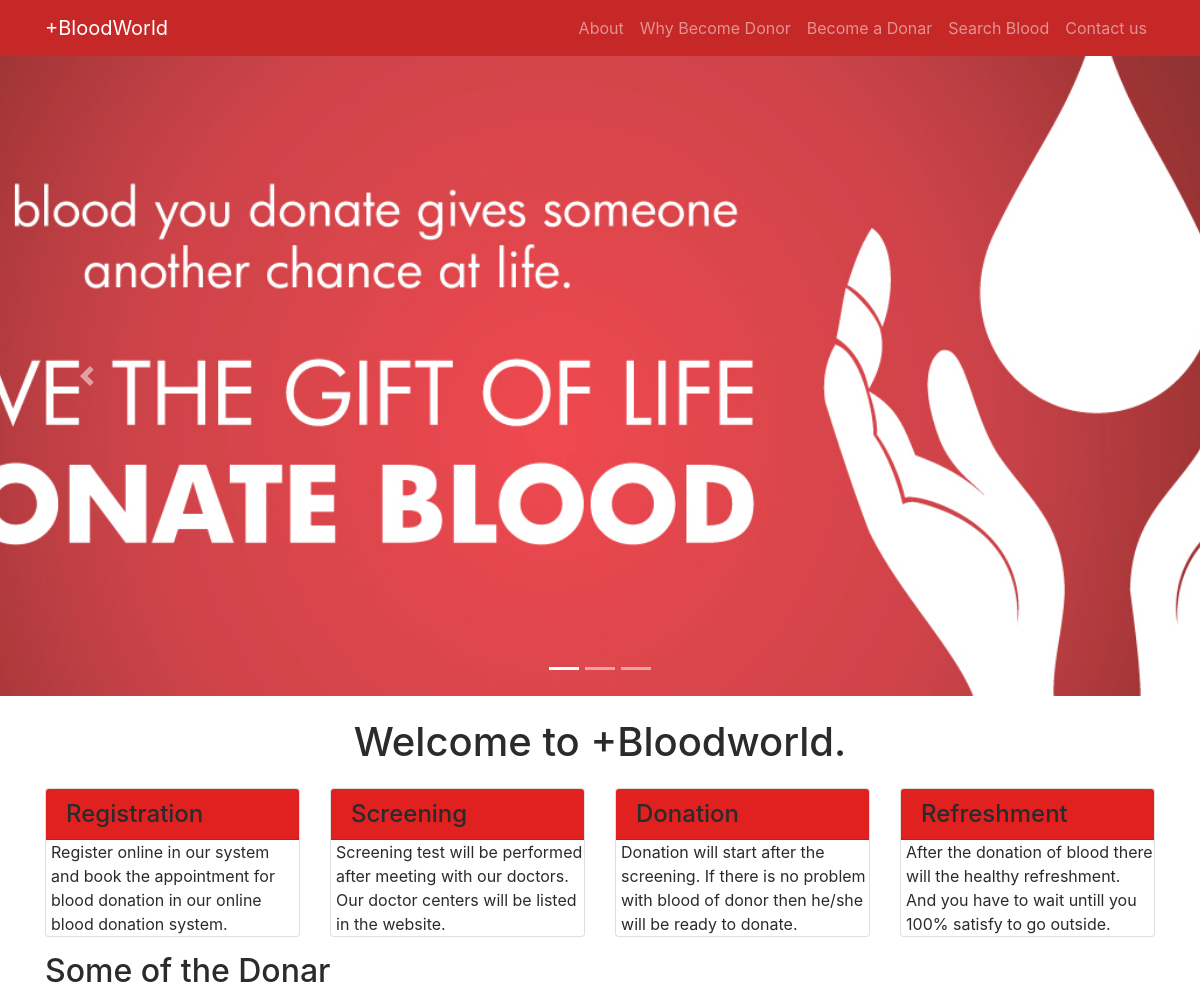
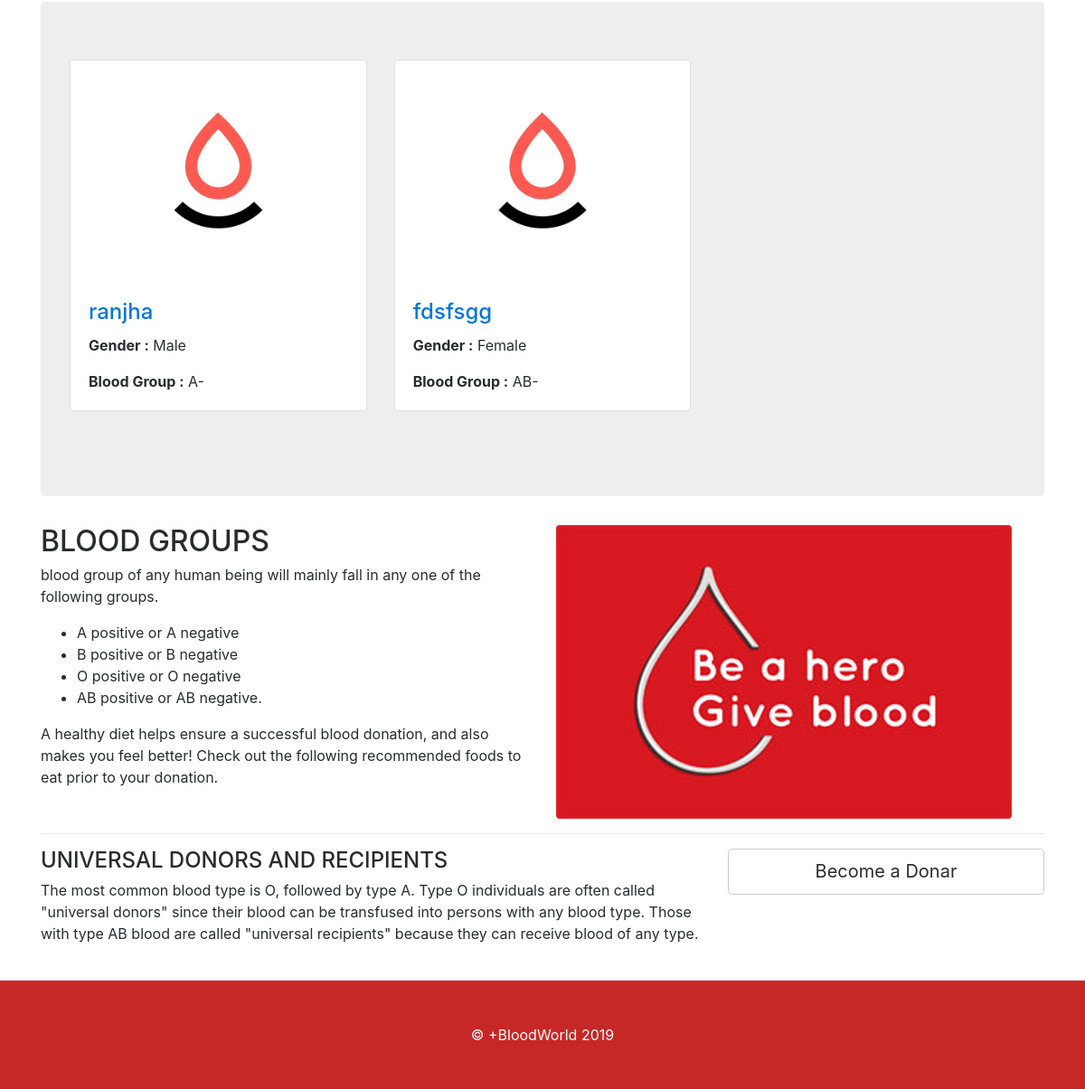
The page / on the database its author committed (2 pictures, top to bottom).
### tables this page shows
CREATE TABLE `tblblooddonars` (
  `id` int(11) NOT NULL,
  `FullName` varchar(100) DEFAULT NULL,
  `MobileNumber` char(11) DEFAULT NULL,
  `EmailId` varchar(100) DEFAULT NULL,
  `Gender` varchar(20) DEFAULT NULL,
  `Age` int(11) DEFAULT NULL,
  `BloodGroup` varchar(20) DEFAULT NULL,
  `Address` varchar(255) DEFAULT NULL,
  `Message` mediumtext,
  `PostingDate` timestamp NOT NULL DEFAULT CURRENT_TIMESTAMP,
  `status` int(1) DEFAULT NULL
);

### index.php (the view, shortened to what this page needs)
<?php
include('includes/config.php');
?>
<!DOCTYPE html>
<html lang="en">
<head>
    <link href="vendor/bootstrap/css/bootstrap.min.css" rel="stylesheet">
    <link href="vendor/font-awesome/css/font-awesome.min.css" rel="stylesheet" type="text/css">
    <link href="css/modern-business.css" rel="stylesheet">
</head>
<body>
<?php include('includes/header.php');?>
<?php include('includes/slider.php');?>
    <div class="container">
<h1 class="my-4"><center>Welcome to +Bloodworld.</center></h1>
        <div class="row">
            <div class="col-lg-3 mb-3">
                <div class="card">
                    <h4 class="card-header">Registration</h4>
                        <p class="card-text" style="padding-left:2%">Register online in our system and book the appointment for blood donation in our online blood donation system. </p>
                </div>
            </div>
            <div class="col-lg-3 mb-3">
                <div class="card">
                    <h4 class="card-header">Screening</h4>
                        <p class="card-text" style="padding-left:2%">Screening test will be performed after meeting with our doctors. Our doctor centers will be listed in the website. </p>
                </div>
            </div>
            <div class="col-lg-3 mb-3">
                <div class="card">
                    <h4 class="card-header">Donation</h4>
                        <p class="card-text" style="padding-left:2%">Donation will start after the screening. If there is no problem with blood of donor then he/she will be ready to donate.</p>
                </div>
            </div>
            <div class="col-lg-3 mb-3">
                <div class="card">
                    <h4 class="card-header">Refreshment</h4>
                        <p class="card-text" style="padding-left:2%">After the donation of blood there will the healthy refreshment. And you have to wait untill you 100% satisfy to go outside. </p>
                </div>
            </div>
        </div>
        <h2>Some of the Donar</h2>
    <div class="jumbotron">
        <div class="row">
<?php
$status=1;
$sql = "SELECT * from tblblooddonars where status=:status order by rand() limit 6";
$query = $dbh -> prepare($sql);
$query->bindParam(':status',$status,PDO::PARAM_STR);
$query->execute();
$results=$query->fetchAll(PDO::FETCH_OBJ);
if($query->rowCount() > 0)
{
foreach($results as $result)
{ ?>
            <div class="col-lg-4 col-sm-6 portfolio-item">
                <div class="card h-100">
                    <a href="#"><img class="card-img-top img-fluid" src="images/blood-donor.jpg" alt="" ></a>
                    <div class="card-block">
                        <h4 class="card-title"><a href="#"><?php echo htmlentities($result->FullName);?></a></h4>
<p class="card-text"><b>  Gender :</b> <?php echo htmlentities($result->Gender);?></p>
<p class="card-text"><b>Blood Group :</b> <?php echo htmlentities($result->BloodGroup);?></p>
                    </div>
                </div>
            </div>
            <?php }} ?>
        </div>
</div>
        <div class="row">
            <div class="col-lg-6">
                <h2>BLOOD GROUPS</h2>
          <p>  blood group of any human being will mainly fall in any one of the following groups.</p>
                <ul>
<li>A positive or A negative</li>
<li>B positive or B negative</li>
<li>O positive or O negative</li>
<li>AB positive or AB negative.</li>
                </ul>
                <p>A healthy diet helps ensure a successful blood donation, and also makes you feel better! Check out the following recommended foods to eat prior to your donation.</p>
            </div>
            <div class="col-lg-6">
                <img class="img-fluid rounded" src="images/blood-donor (1).jpg" alt="">
            </div>
        </div>
        <hr>
        <div class="row mb-4">
            <div class="col-md-8">
            <h4>UNIVERSAL DONORS AND RECIPIENTS</h4>
                <p>
The most common blood type is O, followed by type A.
Type O individuals are often called "universal donors" since their blood can be transfused into persons with any blood type. Those with type AB blood are called "universal recipients" because they can receive blood of any type.</p>
            </div>
            <div class="col-md-4">
                <a class="btn btn-lg btn-secondary btn-block" href="become-donar.php">Become a Donar</a>
            </div>
        </div>
    </div>
  <?php include('includes/footer.php');?>
</body>
</html>

### includes/header.php (shortened to what this page needs)
<nav class="navbar fixed-top navbar-toggleable-md navbar-inverse bg-inverse">
    <div class="container">
        <a class="navbar-brand" href="index.php">+BloodWorld</a>
        <div class="collapse navbar-collapse" id="navbarExample">
            <ul class="navbar-nav ml-auto">
                <li class="nav-item">
                    <a class="nav-link" href="page.php?type=aboutus">About</a>
                </li>
                <li class="nav-item">
                    <a class="nav-link" href="page.php?type=donor">Why Become Donor</a>
                </li>
                <li class="nav-item">
                    <a class="nav-link" href="become-donar.php">Become a Donar</a>
                </li>
                 <li class="nav-item">
                    <a class="nav-link" href="search-donor.php">Search Blood</a>
                </li>
                  <li class="nav-item">
                    <a class="nav-link" href="contact.php">Contact us</a>
                </li>
            </ul>
        </div>
    </div>
</nav>

### includes/slider.php (shortened to what this page needs)
<header>
       <div id="carouselExampleIndicators" class="carousel slide" data-ride="carousel">
           <ol class="carousel-indicators">
               <li data-target="#carouselExampleIndicators" data-slide-to="0" class="active"></li>
               <li data-target="#carouselExampleIndicators" data-slide-to="1"></li>
               <li data-target="#carouselExampleIndicators" data-slide-to="2"></li>
           </ol>
           <div class="carousel-inner" role="listbox">
               <div class="carousel-item active" style="background-image: url('images/banner2.jpg')">
                   <div class="carousel-caption d-none d-md-block">
                   </div>
               </div>
           </div>
           <a class="carousel-control-prev" href="#carouselExampleIndicators" role="button" data-slide="prev">
               <span class="carousel-control-prev-icon" aria-hidden="true"></span>
           </a>
           <a class="carousel-control-next" href="#carouselExampleIndicators" role="button" data-slide="next">
               <span class="carousel-control-next-icon" aria-hidden="true"></span>
           </a>
       </div>
   </header>

### includes/footer.php
<footer class="py-5 bg-inverse">
      <div class="container">
          <p class="m-0 text-center text-white">&copy; +BloodWorld 2019</p>
      </div>
  </footer>

### css/modern-business.css (style rules this page uses)
body { padding-top: 54px; }
@media (min-width: 992px) { body { padding-top: 56px; } }
.carousel-item { height: 80vh; min-height: 300px; background: no-repeat center top scroll; -webkit-background-size: cover; -moz-background-size: cover; -o-background-size: cover; background-size: cover; opacity: 0.8; }
.portfolio-item { margin-bottom: 30px; }
.card-header { padding: .75rem 1.25rem; margin-bottom: 0; background-color: #e12020; border-bottom: 1px solid rgba(0,0,0,.125); }
.bg-inverse { background-color: #c62727 !important; }
.jumbotron { background-attachment: url('images/blood-donor.jpg'); }

### index.php (style rules this page uses)
.carousel-item.active, .carousel-item-next, .carousel-item-prev { display: block; }

### rows shown on the page
tblblooddonars: FullName "ranjha", Gender "Male", BloodGroup "A-"
tblblooddonars: FullName "fdsfsgg", Gender "Female", BloodGroup "AB-"
